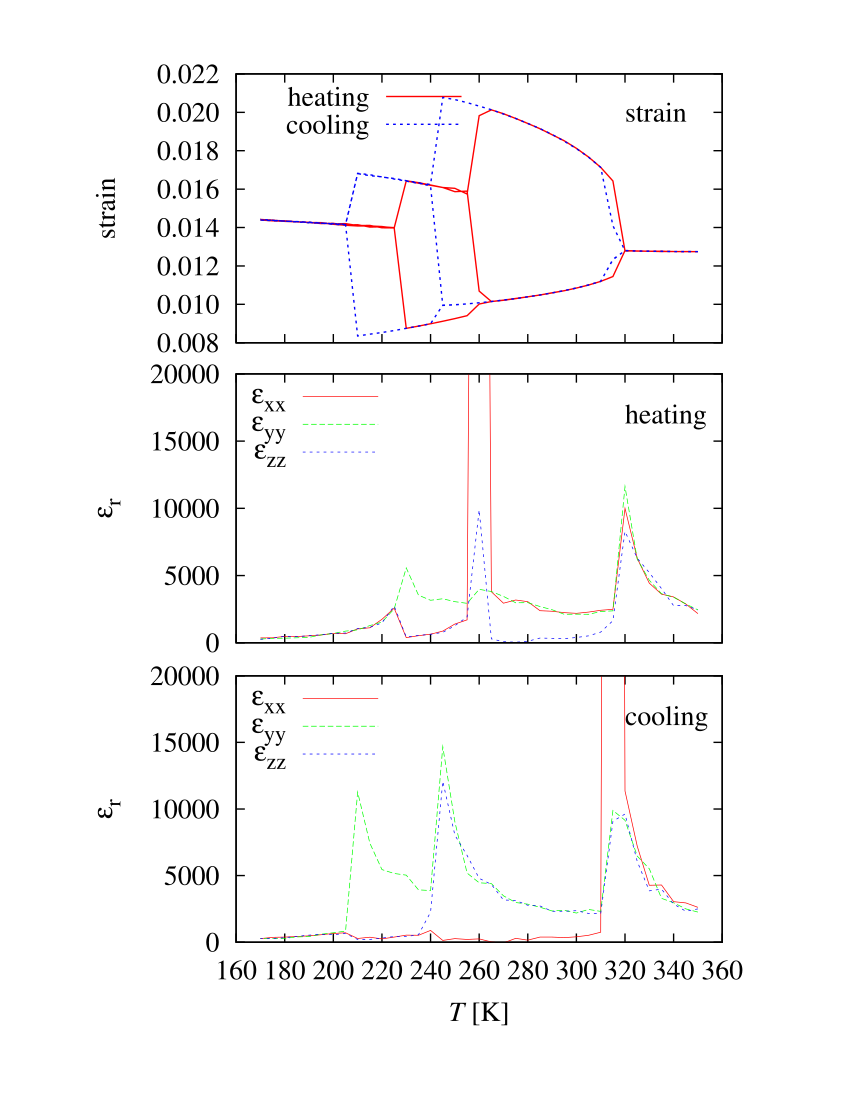

This chart was generated by the following gnuplot code:
#!/usr/bin/env gnuplot
# strain-susceptibility.gp
# Time-stamp: <2010-08-18 18:15:37 takeshi>
# Author: Takeshi NISHIMATSU
##
set terminal postscript port enhanced color dashed "Times-Roman" 20
set output 'strain-susceptibility.eps'

set multiplot
set lmargin 10

set size 1.0,0.33

set origin 0.0,0.66

set xtics 20

set label 1 at 320, 0.02 'strain'
set format y '%.3f'
set format x ''
set key left
set yrange [0.008:0.022]
set ylabel 'strain'
plot '24x24x24-20000-200000/heating.avg' using 1:5 t 'heating' w l lt 1 lw 2,\
     '24x24x24-20000-200000/heating.avg' using 1:6 t ''        w l lt 1 lw 2,\
     '24x24x24-20000-200000/heating.avg' using 1:7 t ''        w l lt 1 lw 2,\
     '24x24x24-20000-200000/cooling.avg' using 1:5 t 'cooling' w l lt 3 lw 2,\
     '24x24x24-20000-200000/cooling.avg' using 1:6 t ''        w l lt 3 lw 2,\
     '24x24x24-20000-200000/cooling.avg' using 1:7 t ''        w l lt 3 lw 2

set format y '%.0f'


N                = 24 * 24 * 24          # unit
k_B              = 1.3806503e-23         # J/K
epsilon_0        = 8.854e-12             # F/m
a_0              = 3.94*1.0e-10          # m
unit_cell_volume = a_0**3                # m^-3
Z_star           = 9.956*1.60217733e-19  # Coulomb
C = Z_star**2 * 1.0e-10**2 / epsilon_0 / unit_cell_volume / k_B
# print C

set ylabel '{/Symbol e}_r'
set key left
set xrange [160:360]
set yrange [0:20000]

# 1 2  3  4  5   6   7   8   9   10  11 12 13 14   15   16   17   18   19    20   21
# T Ex Ey Ez exx eyy ezz eyz ezx ezy ux uy uz uxux uyuy uzuz uyuz uzux uzuy

set origin 0,0.36
set label 1 at 320, 17000 'heating'
plot '24x24x24-20000-200000/heating.avg' using 1:(C*($14-N*$11**2)/$1) title '{/Symbol e}_{xx}' with l, \
     '24x24x24-20000-200000/heating.avg' using 1:(C*($15-N*$12**2)/$1) title '{/Symbol e}_{yy}' with l, \
     '24x24x24-20000-200000/heating.avg' using 1:(C*($16-N*$13**2)/$1) title '{/Symbol e}_{zz}' with l

set xlabel '{/Times-Italic T} [K]'
set format x '%.0f'
     
set size 1.0,0.383
set origin 0,0.005
set label 1 at 320, 17000 'cooling'
plot '24x24x24-20000-200000/cooling.avg' using 1:(C*($14-N*$11**2)/$1) title '{/Symbol e}_{xx}' with l, \
     '24x24x24-20000-200000/cooling.avg' using 1:(C*($15-N*$12**2)/$1) title '{/Symbol e}_{yy}' with l, \
     '24x24x24-20000-200000/cooling.avg' using 1:(C*($16-N*$13**2)/$1) title '{/Symbol e}_{zz}' with l

set nomultiplot
set output
!ps2pdf -sPAPERSIZE=letter strain-susceptibility.eps > strain-susceptibility.pdf

#Local variables:
#  compile-command: "gnuplot strain-susceptibility.gp"
#End:
